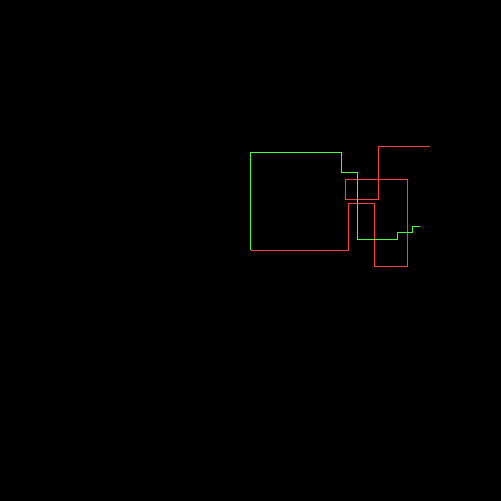

Write the Python code that produced this figure.
#!/usr/bin/env python

from collections import defaultdict

DIRECTIONS = ['U', 'R', 'L', 'D']

UP = 0
RIGHT = 1
LEFT = 2
DOWN = 3


class Vector:

    def __init__(self, x=0, y=0):
        self.x = x
        self.y = y

    def move(self, direction):
        if direction == 'U':
            return Vector(self.x, self.y + 1)
        elif direction == 'R':
            return Vector(self.x + 1, self.y)
        elif direction == 'D':
            return Vector(self.x, self.y - 1)
        elif direction == 'L':
            return Vector(self.x - 1, self.y)
        else:
            raise ValueError('Direction must be U, R, L or D')

    def __len__(self):
        return abs(self.x) + abs(self.y)

    def __str__(self):
        return '<{}, {}>'.format(self.x, self.y)


class Circuit:

    def __init__(self):
        self.board = defaultdict(int)
        self.origin = Vector(0, 0)
        self.cursor = Vector(0, 0)
        self.cross = []
        self.min_x = 0
        self.min_y = 0
        self.max_x = 0
        self.max_y = 0

    def dump_png(self, width=501, height=501):
        from PIL import Image
        img = Image.new('RGB', (width, height))

        def scalemap(x, y):
            x = x + (width // 2)
            y = (height // 2) - y
            return x, y

        for y in range(height//2, (-height//2)-1, -1):
            for x in range(-width//2, (width//2)+1):
                v = self.board[(x, y)]
                pos = scalemap(x, y)
                if v == 1:
                    img.putpixel(pos, (255, 64, 64))
                elif v == 2:
                    img.putpixel(pos, (64, 255, 64))
                elif v == 3:
                    img.putpixel(pos, (255, 255, 64))
        img.save('circuit.png')

    def dump(self, width=11, height=11):
        print('circuit:')
        for y in range(height//2, (-height//2)-1, -1):
            for x in range(-width//2, (width//2)+1):
                v = self.board[(x, y)]
                if x == 0 and y == 0:
                    print('o', end='')
                elif v == 0:
                    print(' ', end='')
                elif v == 1:
                    print('░', end='')
                elif v == 2:
                    print('▒', end='')
                elif v == 3:
                    print('▓', end='')
                else:
                    print('E', end='')
            print()

    def go(self, direction: str, number=1, layer=0):
        for i in range(number):
            self.cursor = self.cursor.move(direction)
            prev_value = self.board[(self.cursor.x, self.cursor.y)]
            if prev_value and prev_value != layer:
                dist = len(self.cursor)
                self.cross.append(
                    (dist, self.cursor.x, self.cursor.y, layer)
                )
            self.board[(self.cursor.x, self.cursor.y)] = prev_value | layer
        self.min_x = min(self.min_x, self.cursor.x)
        self.min_y = min(self.min_y, self.cursor.y)
        self.max_x = max(self.max_x, self.cursor.x)
        self.max_y = max(self.max_x, self.cursor.x)


    def len_of_path_to(self, path, x, y):
        self.cursor = Vector(0, 0)
        steps = path.split(',')
        counter = 0
        for step in steps:
            direction = step[0:1]
            size = int(step[1:])
            for _ in range(size):
                self.cursor = self.cursor.move(direction)
                counter += 1
                # print(f'{counter:+10} {self.cursor.x} {self.cursor.y} == {x} {y}')
                if self.cursor.x == x and self.cursor.y == y:
                    return counter
                

    def run(self, path, layer):
        self.cursor = Vector(0, 0)
        steps = path.split(',')
        for step in steps:
            direction = step[0:1]
            size = int(step[1:])
            self.go(direction, size, layer)
